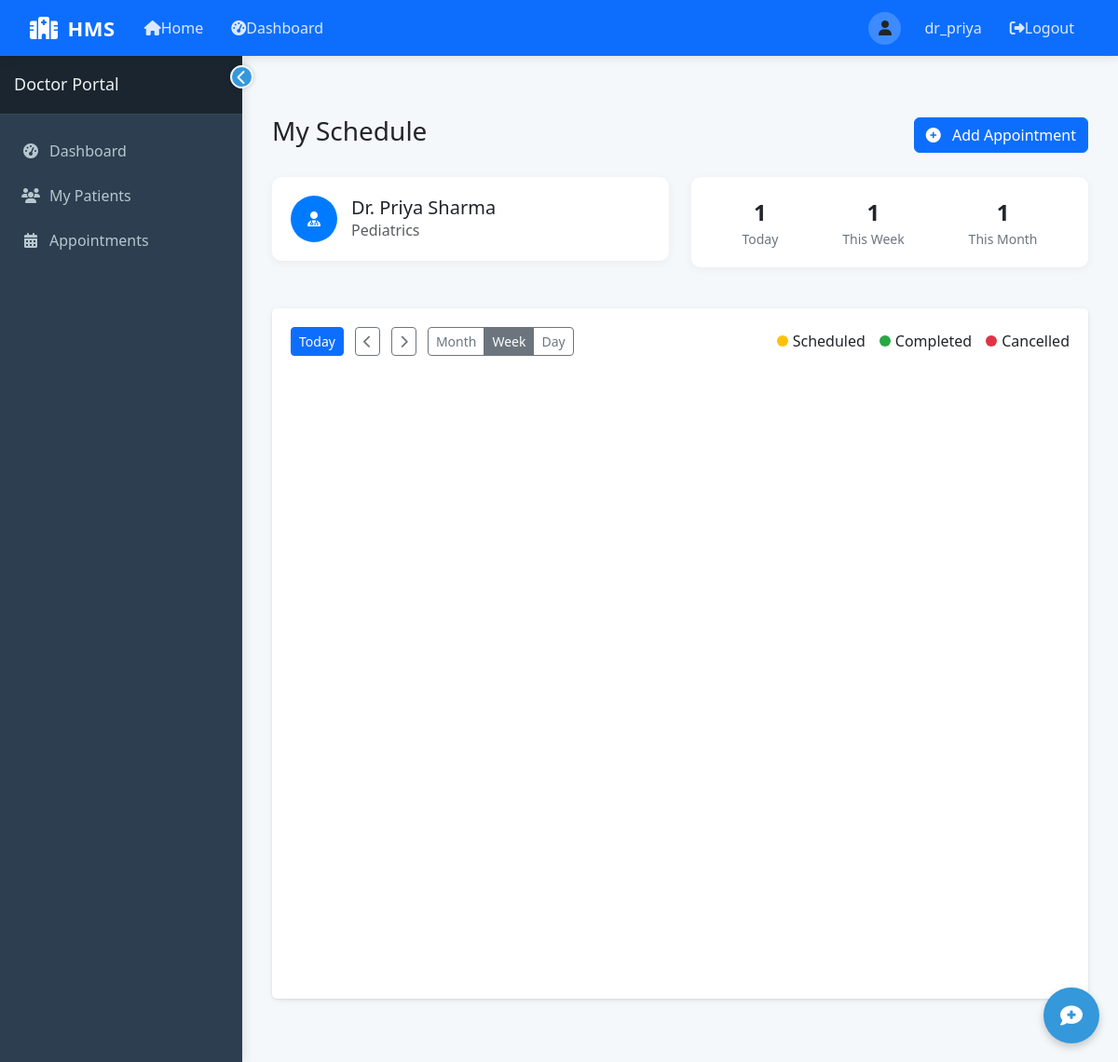
/doctor/calendar (signed in), run on the app's committed database.
### tables this page shows
CREATE TABLE Doctor (
            DoctorID INTEGER PRIMARY KEY AUTOINCREMENT,
            Name TEXT NOT NULL,
            Specialisation TEXT NOT NULL,
            Username TEXT NOT NULL UNIQUE,
            Password TEXT NOT NULL,
            ContactNumber TEXT,
            Email TEXT,
            AddedByAdmin INTEGER,
            JoinDate DATE DEFAULT CURRENT_DATE,
            FOREIGN KEY (AddedByAdmin) REFERENCES Admin(AdminID)
        );

### app.py (the view)
@app.route('/doctor/calendar')
def doctor_calendar():
    if 'user_id' not in session or session['user_type'] != 'doctor':
        return redirect(url_for('login'))
    doctor_id = session['user_id']
    current_date = datetime.now().strftime('%Y-%m-%d')
    conn = get_db_connection()
    doctor = conn.execute('SELECT * FROM Doctor WHERE DoctorID = ?', (doctor_id,)).fetchone()
    appointments = conn.execute('''
    SELECT a.*, p.Name as PatientName
    FROM Appointment a
    JOIN Patient p ON a.PatientID = p.PatientID
    WHERE a.DoctorID = ?
    ORDER BY a.Date, a.Time
    ''', (doctor_id,)).fetchall()
    today_appointments = 0
    week_appointments = 0
    month_appointments = 0
    week_start = datetime.now() - timedelta(days=datetime.now().weekday())
    week_end = week_start + timedelta(days=6)
    week_start_str = week_start.strftime('%Y-%m-%d')
    week_end_str = week_end.strftime('%Y-%m-%d')
    month_start = datetime.now().replace(day=1)
    next_month = month_start.replace(day=28) + timedelta(days=4)
    month_end = next_month - timedelta(days=next_month.day)
    month_start_str = month_start.strftime('%Y-%m-%d')
    month_end_str = month_end.strftime('%Y-%m-%d')
    calendar_events = []
    for app in appointments:
        if app['Status'] == 'Scheduled':
            if app['Date'] == current_date:
                today_appointments += 1
            if app['Date'] >= week_start_str and app['Date'] <= week_end_str:
                week_appointments += 1
            if app['Date'] >= month_start_str and app['Date'] <= month_end_str:
                month_appointments += 1
        time_parts = app['Time'].split(':')
        start_time = app['Time']
        if len(time_parts) == 2:
            start_time = f"{time_parts[0]}:{time_parts[1]}:00"
        hour = int(time_parts[0])
        minute = int(time_parts[1]) + 30
        if minute >= 60:
            hour += 1
            minute -= 60
        end_time = f"{hour:02d}:{minute:02d}:00"
        start_datetime = f"{app['Date']}T{start_time}"
        end_datetime = f"{app['Date']}T{end_time}"
        color = "#ffc107"  # Yellow for Scheduled
        if app['Status'] == 'Completed':
            color = "#28a745"  # Green for Completed
        elif app['Status'] == 'Cancelled':
            color = "#dc3545"  # Red for Cancelled
        event = {
            'id': app['AppointmentID'],
            'title': f"{app['PatientName']} - {app['Purpose'] if app['Purpose'] else 'Checkup'}",
            'start': start_datetime,
            'end': end_datetime,
            'color': color,
            'extendedProps': {
                'patientId': app['PatientID'],
                'status': app['Status'],
                'purpose': app['Purpose']
            }
        }
        calendar_events.append(event)
    conn.close()
    import json
    print("Calendar Events JSON:")
    print(json.dumps(calendar_events, indent=2))
    return render_template('doctor/calendar.html',
                          doctor=doctor,
                          today_appointments=today_appointments,
                          week_appointments=week_appointments,
                          month_appointments=month_appointments,
                          calendar_events_json=json.dumps(calendar_events))

### templates/doctor/calendar.html (shortened to what this page needs)
{% extends "layout.html" %}
{% block extra_css %}
<link href="https://cdn.jsdelivr.net/npm/fullcalendar@5.10.0/main.min.css" rel="stylesheet">
{% endblock %}
{% block content %}
<div class="container-fluid py-4">
    <div class="d-flex justify-content-between align-items-center mb-4">
        <h1 class="h3">My Schedule</h1>
        <a href="{{ url_for('doctor_add_appointment') }}" class="btn btn-primary">
            <i class="fas fa-plus-circle me-2"></i> Add Appointment
        </a>
    </div>
    <div class="row mb-4">
        <div class="col-md-6">
            <div class="card">
                <div class="card-body doctor-info">
                    <div class="doctor-avatar">
                        <i class="fas fa-user-md"></i>
                    </div>
                    <div>
                        <h5 class="mb-0">{{ doctor.Name }}</h5>
                        <p class="text-muted mb-0">{{ doctor.Specialisation }}</p>
                    </div>
                </div>
            </div>
        </div>
        <div class="col-md-6">
            <div class="card">
                <div class="card-body">
                    <div class="appointment-stats">
                        <div>
                            <div class="count">{{ today_appointments }}</div>
                            <div class="label">Today</div>
                        </div>
                        <div>
                            <div class="count">{{ week_appointments }}</div>
                            <div class="label">This Week</div>
                        </div>
                        <div>
                            <div class="count">{{ month_appointments }}</div>
                            <div class="label">This Month</div>
                        </div>
                    </div>
                </div>
            </div>
        </div>
    </div>
    <div class="card mb-4">
        <div class="card-body calendar-wrapper">
            <div class="calendar-header">
                <div>
                    <button id="today-btn" class="btn btn-sm btn-primary me-2">Today</button>
                    <button id="prev-btn" class="btn btn-sm btn-outline-secondary me-2">
                        <i class="fas fa-chevron-left"></i>
                    </button>
                    <button id="next-btn" class="btn btn-sm btn-outline-secondary me-2">
                        <i class="fas fa-chevron-right"></i>
                    </button>
                    <div class="btn-group">
                        <button id="month-btn" class="btn btn-sm btn-outline-secondary">Month</button>
                        <button id="week-btn" class="btn btn-sm btn-outline-secondary active">Week</button>
                        <button id="day-btn" class="btn btn-sm btn-outline-secondary">Day</button>
                    </div>
                </div>
                <div class="legend">
                    <div class="legend-item">
                        <div class="legend-color scheduled"></div>
                        <span>Scheduled</span>
                    </div>
                    <div class="legend-item">
                        <div class="legend-color completed"></div>
                        <span>Completed</span>
                    </div>
                    <div class="legend-item">
                        <div class="legend-color cancelled"></div>
                        <span>Cancelled</span>
                    </div>
                </div>
            </div>
            <div id="calendar" style="height: 650px;"></div>
        </div>
    </div>
</div>
{% endblock %}

### templates/layout.html (shortened to what this page needs)
<!DOCTYPE html>
<html lang="en">
<head>
    <link href="https://cdn.jsdelivr.net/npm/bootstrap@5.3.0/dist/css/bootstrap.min.css" rel="stylesheet">
    <link rel="stylesheet" href="https://cdnjs.cloudflare.com/ajax/libs/font-awesome/6.4.0/css/all.min.css">
    {% block extra_css %}{% endblock %}
</head>
<body>
    <nav class="navbar navbar-expand-lg navbar-dark bg-primary">
        <div class="container-fluid">
            <a class="navbar-brand" href="{{ url_for('index') }}">
                <i class="fas fa-hospital"></i>HMS
            </a>
            <div class="collapse navbar-collapse" id="navbarNav">
                <ul class="navbar-nav me-auto">
                    <li class="nav-item">
                        <a class="nav-link {% if request.path == url_for('index') %}active{% endif %}" href="{{ url_for('index') }}">
                            <i class="fas fa-home"></i> Home
                        </a>
                    </li>
                    {% if session.get('user_id') %}
                        <li class="nav-item">
                            <a class="nav-link {% if request.path == url_for('dashboard') %}active{% endif %}" href="{{ url_for('dashboard') }}">
                                <i class="fas fa-tachometer-alt"></i> Dashboard
                            </a>
                        </li>
                    {% endif %}
                </ul>
                <ul class="navbar-nav">
                    {% if session.get('user_id') %}
                        <li class="nav-item user-welcome">
                            <div class="user-avatar">
                                <i class="fas fa-user"></i>
                            </div>
                            <span class="nav-link">{{ session.get('username') }}</span>
                        </li>
                        <li class="nav-item">
                            <a class="nav-link" href="{{ url_for('logout') }}">
                                <i class="fas fa-sign-out-alt"></i> Logout
                            </a>
                        </li>
                    {% else %}
                        <li class="nav-item">
                            <a class="nav-link {% if request.path == url_for('login') %}active{% endif %}" href="{{ url_for('login') }}">
                                <i class="fas fa-sign-in-alt"></i> Login
                            </a>
                        </li>
                    {% endif %}
                </ul>
            </div>
        </div>
    </nav>
    <div class="main-container">
        {% if session.get('user_id') %}
        <div class="sidebar">
            <div class="sidebar-toggler">
                <i class="fas fa-chevron-left"></i>
            </div>
            <div class="sidebar-header">
                <h3>
                    {% if session.get('user_type') == 'admin' %}
                        Admin Panel
                    {% elif session.get('user_type') == 'doctor' %}
                        Doctor Portal
                    {% elif session.get('user_type') == 'patient' %}
                        Patient Portal
                    {% endif %}
                </h3>
            </div>
            <ul class="sidebar-menu">
                {% if session.get('user_type') == 'admin' %}
                    <li class="menu-item">
                        <a href="{{ url_for('dashboard') }}" class="menu-link {% if request.path == url_for('dashboard') %}active{% endif %}">
                            <span class="menu-icon"><i class="fas fa-tachometer-alt"></i></span>
                            <span class="menu-text">Dashboard</span>
                        </a>
                    </li>
                    <li class="menu-item">
                        <a href="{{ url_for('admin_doctors') }}" class="menu-link {% if '/admin/doctors' in request.path %}active{% endif %}">
                            <span class="menu-icon"><i class="fas fa-user-md"></i></span>
                            <span class="menu-text">Doctors</span>
                        </a>
                    </li>
                    <li class="menu-item">
                        <a href="{{ url_for('admin_patients') }}" class="menu-link {% if '/admin/patients' in request.path %}active{% endif %}">
                            <span class="menu-icon"><i class="fas fa-user-injured"></i></span>
                            <span class="menu-text">Patients</span>
                        </a>
                    </li>
                    <li class="menu-item">
                        <a href="#" class="menu-link">
                            <span class="menu-icon"><i class="fas fa-calendar-check"></i></span>
                            <span class="menu-text">Appointments</span>
                        </a>
                    </li>
                    <li class="menu-item">
                        <a href="#" class="menu-link">
                            <span class="menu-icon"><i class="fas fa-cog"></i></span>
                            <span class="menu-text">Settings</span>
                        </a>
                    </li>
                {% elif session.get('user_type') == 'doctor' %}
                    <li class="menu-item">
                        <a href="{{ url_for('dashboard') }}" class="menu-link {% if request.path == url_for('dashboard') %}active{% endif %}">
                            <span class="menu-icon"><i class="fas fa-tachometer-alt"></i></span>
                            <span class="menu-text">Dashboard</span>
                        </a>
                    </li>
                    <li class="menu-item">
                        <a href="{{ url_for('doctor_patients') }}" class="menu-link {% if '/doctor/patients' in request.path %}active{% endif %}">
                            <span class="menu-icon"><i class="fas fa-users"></i></span>
                            <span class="menu-text">My Patients</span>
                        </a>
                    </li>
                    <li class="menu-item">
                        <a href="{{ url_for('doctor_appointments') }}" class="menu-link {% if '/doctor/appointments' in request.path %}active{% endif %}">
                            <span class="menu-icon"><i class="fas fa-calendar-alt"></i></span>
                            <span class="menu-text">Appointments</span>
                        </a>
                    </li>
                {% endif %}
            </ul>
        </div>
        {% endif %}
        <div class="content-wrapper">
            {% block content %}{% endblock %}
        </div>
    </div>
</body>
</html>

### data on the page
Doctor: get "dr_priya", Name "Dr. Priya Sharma", Specialisation "Pediatrics"

### other printed values
{{ today_appointments }} "1"
{{ week_appointments }} "1"
{{ month_appointments }} "1"
